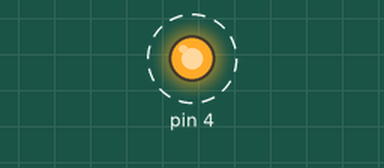
Simulated run of this sketch. Board: Arduino Uno, built with avr-gcc and run on an emulated ATmega328P. On the bench: output pins drawn as LEDs (lit = HIGH). Dashed ring = blinking.

Above: at 0.5 s.
Timing chart, 0 to 3.0 s (numbered marks = the images above):
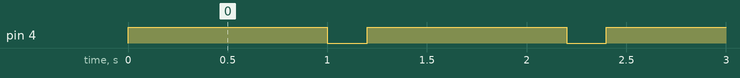

The sketch:

buzzer.ino
```cpp
// the setup function runs once when you press reset or power the board
void setup() {
  // initialize digital pin LED_BUILTIN as an output.
  pinMode(4, OUTPUT);
}

// the loop function runs over and over again forever
void loop() {
  digitalWrite(4, HIGH);   // turn the LED on (HIGH is the voltage level)
  delay(1000);                       // wait for a second
  digitalWrite(4, LOW);    // turn the LED off by making the voltage LOW
  delay(200);                       // wait for a second
}
```

Measured:
- by itself, pin 4: alternates HIGH for 1.0 s and LOW for 0.20 s
